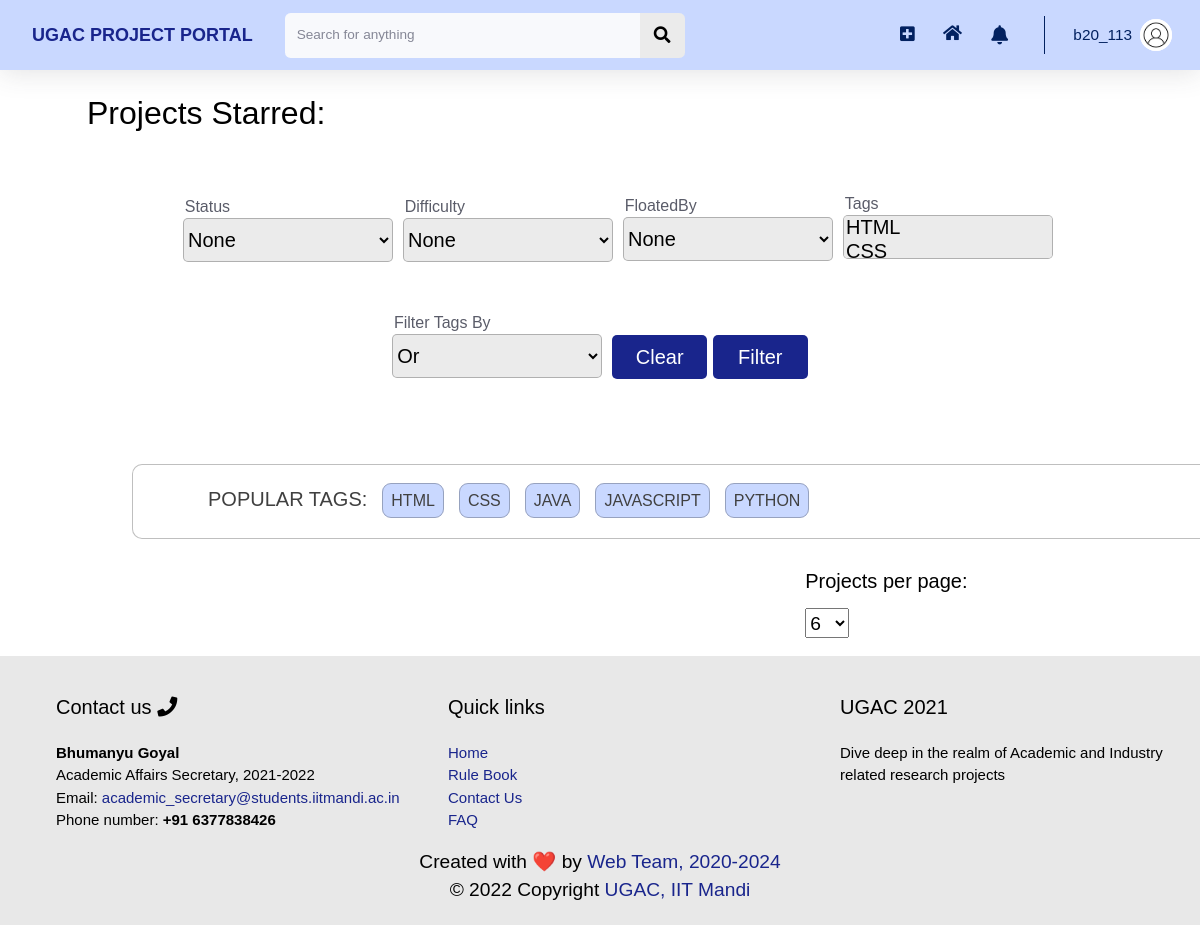
The app's page /profile/projects/view/ (signed in) with its own data.
### users/models.py (models this page shows, shortened)
class Profile(models.Model):
    user = models.OneToOneField(User, on_delete=models.CASCADE)
    image = models.ImageField(default = 'default.jpg', upload_to='profile_pics', blank=True)
    rollno = models.CharField(max_length=10)
    year = models.CharField(max_length=30, choices = YEAR_CHOICES)
    branch = models.CharField(max_length=30, choices = BRANCH_CHOICES)
    techskills = models.ManyToManyField(Tag, related_name='techskills')
    starred_projects = models.ManyToManyField(Project, related_name='starred_projects', blank = True)
    liked_projects = models.ManyToManyField(Project, related_name='liked_projects', blank = True)
    cv = models.FileField(upload_to='resumes',validators=[FileExtensionValidator(allowed_extensions=['pdf'])])
    linked_in_link = models.CharField(blank=True, max_length=100)
    portfolio_link = models.CharField(blank=True, max_length=100)
    github_link = models.CharField(blank=True, max_length=100)

### home/models.py (models this page shows)
class Tag(models.Model):
    Title = models.CharField(max_length=20)
    def __str__(self):
        return f"{self.Title}"

### home/decorators.py (the view)
    def wrap(request, *args, **kwargs):
        if check_user_profile(request.user):
            messages.error(request, 'Please complete your profile first.')
            return redirect(f'/profile/edit')
        else:
            return function(request, *args, **kwargs)

### users/templates/users/projects_view.html (shortened to what this page needs)
{% extends 'home/main.html' %}
{% load crispy_forms_tags %}
{% block headingBlock %}
<h2>{{ heading }}</h2>
{% endblock headingBlock %}

### home/templates/home/main.html (shortened to what this page needs)
{% extends 'home/base.html' %}
{% load static %}
{% load crispy_forms_tags %}
{% block customStylesheets %}
<link rel="stylesheet" type="text/css" href="{% static 'home/main.css' %}">
{% endblock customStylesheets %}
{% block content %}
{% block mainContentBlock %}
<div class="project_cards">
    {% block headingBlock %}{% endblock headingBlock %}
    <br>
    {% block filterBlock %}
    <form method="get" class="form-inline justify-content-lg-center h5 mb-0 text-gray-800 " style="width: 100%;">
        <div class="" style="padding:23px;width: 220px;">
            <label for="id_Status" style="font-size: 16px; font-weight: 300;float: left; ">Status</label>
            <select name="Status" id="id_Status" style="background-color:#EBEBEB; border: 1px solid rgba(0, 0, 0, 0.25); border-radius: 5px;width:210px; height:44px;">
                <option value="">None</option>
            </select>
        </div>
        <div class="" style="padding:23px; width: 220px;">
            <label for="id_Difficulty" style="font-size: 16px; font-weight: 300;float: left; ">Difficulty</label>
            <select name="Difficulty" id="id_Difficulty" style="background-color:#EBEBEB; border: 1px solid rgba(0, 0, 0, 0.25); border-radius: 5px;width:210px; height:44px;">
                <option value="">None</option>
            </select>
        </div>
        <div class="select2-selection select2-selection--single" style="padding:23px;width: 220px; margin-bottom: 2px;">
            <label for="id_FloatedBy" style="font-size: 16px; font-weight: 300;float: left; ">FloatedBy</label>
            <select name="FloatedBy" id="id_FloatedBy" class="searchable-select select2-selection__rendered" style="background-color:#EBEBEB; border: 1px solid rgba(0, 0, 0, 0.25); border-radius: 5px;width:210px; height:44px;">
                <option value="">None</option>
            </select>
        </div>
        <div class="" style="padding:23px;width: 220px; margin-bottom: 5px;">
            <label for="id_Tags" style="font-size: 16px; font-weight: 300;float: left; ">Tags</label>
            <select name="Tags" id="id_Tags" class="searchable-select-clearable select2-selection select2-selection--multiple" multiple="multiple" style="background-color:#EBEBEB; border: 1px solid rgba(0, 0, 0, 0.25); border-radius: 5px;width:210px; height:44px;">
                {% for TAG in tags %}
                <option value='{{TAG.id}}'>{{ TAG }}</option>
                {% endfor %}
            </select>
        </div>
        <div class="" style="padding:23px; width: 220px; margin-bottom: 5px;">
            <label for="id_FilterBy" style="font-size: 16px; font-weight: 300;float: left; ">Filter Tags By</label>
            <select name="FilterBy" id="id_FilterBy" style="background-color:#EBEBEB; border: 1px solid rgba(0, 0, 0, 0.25); border-radius: 5px;width:210px; height:44px;">
                <option value="Or" selected>Or</option>
            </select>
        </div>
        <div class="" style="padding: 23px; padding-top: 43px;">
            <button type="button" onclick="clearFilters()" style="width: 95px; height: 44px; margin-left:0px; background: #19258C; color: white; border-radius: 5px; padding-top: 6px; border: 1px; padding-left: 12px; padding-right: 12px; padding-bottom: 6px">Clear</button>
            <button class="btn btn-primary" type="Submit" style="width: 95px; height: 44px; margin-left:0px; background: #19258C; color: white; border-radius: 5px; padding-top: 6px; padding-bottom: 6px;">Filter</button>
        </div>
    </form><br>
    {% endblock filterBlock %}
    {% block tagsBlock %}
        <div class = "blog-container" style="flex: 1 0 45%; margin: 30px; width: 1260px; height: 75px; max-width: 1260px; margin-left: 45px; alignment: center; align-self: center; padding-top: 0px;">
        <div class="blog-tags-a" style="margin-left: 75px;">
        <br>
        <ul>
            POPULAR TAGS:
            {% for tag in common_tags %}
                <li style="margin-left: 15px;"><a href="/?Tags={{tag.id}}">{{ tag }}</a></li>
            {% endfor %}
        </ul>
        </div>
        </div>
    {% endblock tagsBlock %}
    {% block allProjectsBlock %}
    {% with request.get_full_path as querystring %}
        <div style="float:right; padding-right: 140px;">
                    <h5 >Projects per page:&nbsp;</h5>
                        {% if 'limit' in querystring %}
                            <select id="num_of_rows" onchange="if (this.value) window.location.href=this.value;">
                                {% if '6' in  querystring %}
                                    <option value="?limit=6" selected>6</option>
                                    <option value="?limit=12">12</option>
                                    <option value="?limit=18">18</option>
                                {% elif '12' in querystring %}
                                    <option value="?limit=6">6</option>
                                    <option value="?limit=12" selected>12</option>
                                    <option value="?limit=18">18</option>
                                {% else %}
                                    <option value="?limit=6">6</option>
                                    <option value="?limit=12">12</option>
                                    <option value="?limit=18" selected>18</option>
                                {% endif %}
                            </select>
                        {% else %}
                        <select id="num_of_rows" onchange="if (this.value) window.location.href=this.value;">
                            <option value="?limit=6" selected>6</option>
                        </select>
                        {% endif %}
                    </div>
        <br><br><br>
    {%endwith%}
    {% endblock allProjectsBlock %}
    {% endblock mainContentBlock %}
    {% endblock content %}

### home/templates/home/base.html (shortened to what this page needs)
{% load static %}
<!DOCTYPE html>
<html lang="en">
    <head>
        {% block stylesheets %}
        <link rel="stylesheet" type="text/css" href="{% static 'home/style.css' %}">
        <link rel="stylesheet" type="text/css" href="{% static 'home/cards.css' %}">
        <link rel="stylesheet" type="text/css" href="{% static 'home/footer.css' %}">
        {% endblock stylesheets %}
        {% block customStylesheets %}{% endblock customStylesheets %}
        <link rel="stylesheet" href="https://pro.fontawesome.com/releases/v5.10.0/css/all.css" />
    </head>
    {% block mainBlock %}
    <body id="page-top">
        <div id="wrapper">
            <div id="content-wrapper" class="d-flex flex-column">
                <div id="content" style="background: white;">
                    <nav class="navbar navbar-expand navbar-light bg-white topbar mb-4 static-top shadow">
                        <div class="sidebar-brand-text mx-3" style="color: #022160; font-size: large; font-weight: bold"> <a href="/">UGAC PROJECT PORTAL</a></div>
                        <form method="POST" action="{{request.get_full_path}}" class="d-none d-sm-inline-block form-inline mr-auto ml-md-3 my-2 my-md-0 mw-100 navbar-search">
                            <div class="input-group">
                                <input type="text" class="form-control bg-light border-0 small" placeholder="Search for anything" aria-label="Search" aria-describedby="basic-addon2" name="search">
                                <div class="input-group-append">
                                    <button class="btn btn-primary" type="submit">
                                        <i class="fas fa-search fa-sm"></i>
                                    </button>
                                </div>
                            </div>
                        </form>
                        <ul class="navbar-nav ml-auto">
                            <div class="notif-tooltip">
                                <a class="nav-link" href="/project/new">
                                    <i class="fas fa-plus-square fa-sm fa-fw mr-2 text-gray-400" style="margin-top: 18px;"></i>
                                </a>
                            </div>
                            <div class="notif-tooltip">
                                <a class="nav-link" href="{% url 'home' %}" role="button" style="margin-top: 11px;">
                                    <i class="fas fa-home fa-fw fa-sm mr-2 text-gray-400"></i>
                                </a>
                            </div>
                            <li class="nav-item dropdown no-arrow mx-1">
                                <a class="nav-link dropdown-toggle notif-tooltip" id="alertsDropdown" role="button" data-toggle="dropdown" aria-haspopup="true" aria-expanded="false" style="padding: 8px; width: 41.5px;">
                                    <i class="fas fa-bell fa-fw" style="margin-right: 8px;"></i>
                                </a>
                            </li>
                            <li class="nav-item dropdown no-arrow">
                                <a class="nav-link dropdown-toggle" id="userDropdown" role="button" data-toggle="dropdown" aria-haspopup="true" aria-expanded="false">
                                    <span class="mr-2 d-none d-lg-inline text-gray-600 small">{{user.username}}</span>
                                    <img class="img-profile rounded-circle" src="{{user.profile.image.url}}">
                                </a>
                            </li>
                        </ul>
                    </nav>
                    <div class="container-fluid">
                        {% block content %}{% endblock content %}
                    </div>
                </div>
            </div>
        </div>
        </div>
        <div id="footer">
            <div class="footer_cards">
                <div class="footer_card">
                    <div class="footer_card_Title">
                        Contact us <i class="fa fa-phone" aria-hidden="true"></i>
                    </div>
                    <div class="footer_card_Details">
                        <b>Bhumanyu Goyal</b>
                        <br>
                        Academic Affairs Secretary, 2021-2022
                        <br>
                        Email: <a href="mailto:academic_secretary@students.iitmandi.ac.in">academic_secretary@students.iitmandi.ac.in</a>
                        <br>
                        Phone number: <b>+91 6377838426</b>
                    </div>
                </div>
                <div class="footer_card">
                    <div class="footer_card_Title">
                        Quick links
                    </div>
                    <div class="footer_card_Details">
                        <a href="">Home</a>
                        <br>
                        <a href="">Rule Book</a>
                        <br>
                        <a href="">Contact Us</a>
                        <br>
                        <a href="">FAQ</a>
                    </div>
                </div>
                <div class="footer_card">
                    <div class="footer_card_Title">
                        UGAC 2021
                    </div>
                    <div class="footer_card_Details">
                        Dive deep in the realm of Academic and Industry related research projects
                    </div>
                    </div>
                </div>
            </div>
            <div id="CopyrightAndTeam">
                <div class="vertical-center">
                    <div class="team horizontal-center">
                        Created with ❤️ by <a href="">Web Team, 2020-2024</a>
                    </div>
                </div>
                <div class="vertical-center">
                    <div class="copyright horizontal-center">
                        &copy; 2022 Copyright <a href="">UGAC, IIT Mandi</a>
                    </div>
                </div>
            </div>
    </body>
    {% endblock mainBlock %}
</html>

### records on screen
Tag: {{ TAG.id }} 7 (drawn), Title "HTML"
Tag: {{ TAG.id }} 8 (drawn), Title "CSS"
Tag: Title "JAVA"
Tag: Title "JAVASCRIPT"
Tag: Title "PYTHON"

### other values on screen
{{ user.username }} "b20_113"
{{ heading }} "Projects Starred:"
